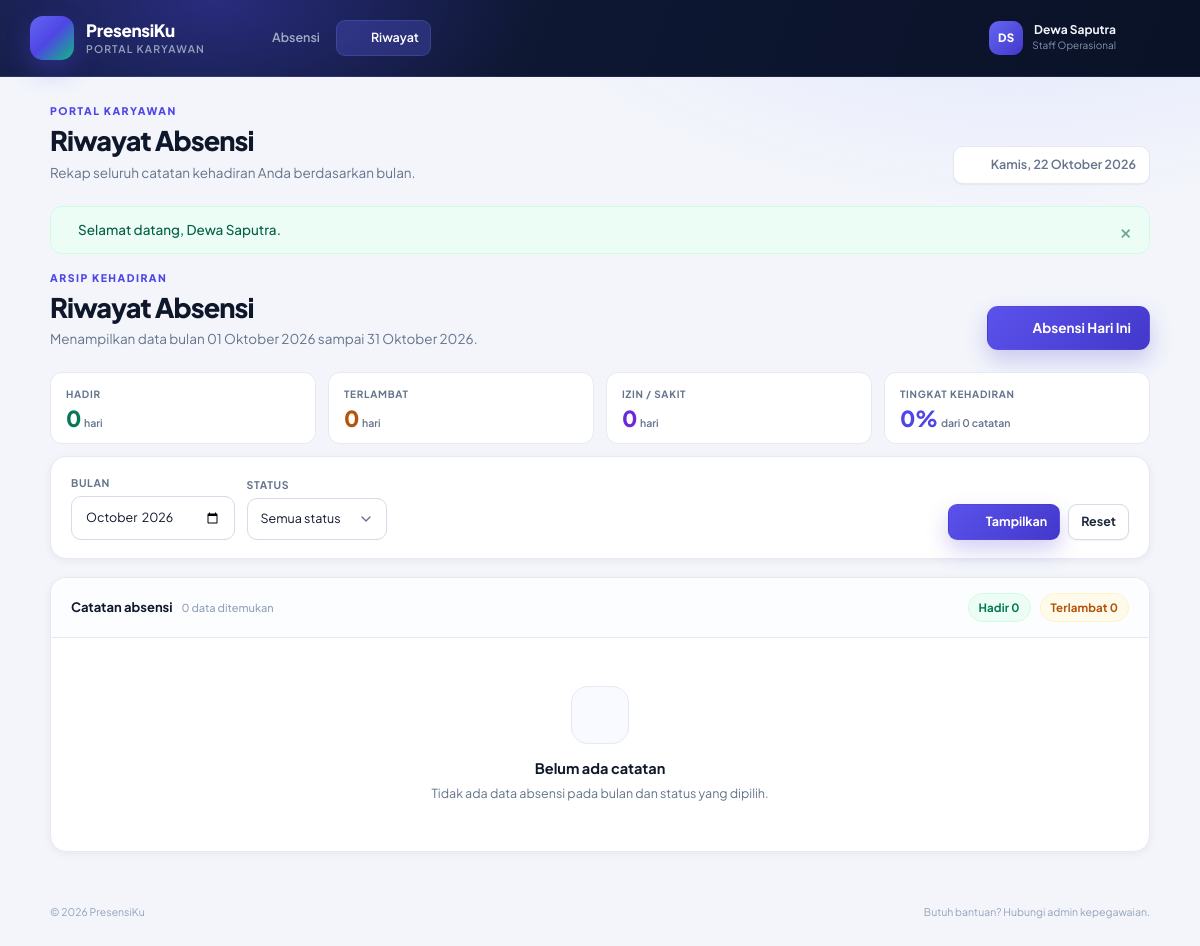
Page /karyawan/riwayat.php (signed in) on the committed database.
### tables this page shows
CREATE TABLE `users` (
  `id` bigint(20) UNSIGNED NOT NULL,
  `nik` varchar(20) NOT NULL,
  `nama` varchar(100) NOT NULL,
  `jabatan` varchar(100) NOT NULL,
  `no_wa` varchar(20) NOT NULL,
  `email` varchar(120) NOT NULL,
  `password` varchar(255) NOT NULL,
  `role` enum('admin','karyawan') NOT NULL DEFAULT 'karyawan',
  `aktif` tinyint(1) NOT NULL DEFAULT 1,
  `created_at` datetime NOT NULL DEFAULT current_timestamp(),
  `updated_at` datetime NOT NULL DEFAULT current_timestamp() ON UPDATE current_timestamp()
);

### bootstrap.php (called while the page is built, shortened)
<?php
require BASE_PATH . '/src/Env.php';
require BASE_PATH . '/src/helpers.php';
require BASE_PATH . '/src/icons.php';
spl_autoload_register(static function (string $class): void {
    $file = BASE_PATH . '/src/' . $class . '.php';
});

### src/Auth.php (called while the page is built, shortened)
<?php
final class Auth
{
    private static ?array $user = null;
    public static function user(): ?array
    {
        $id = $_SESSION['user_id'] ?? null;
        $statement = Database::connection()->prepare(
            'SELECT id, nik, nama, jabatan, no_wa, email, role, aktif, created_at, updated_at
             FROM users WHERE id = ? LIMIT 1'
        );
        $statement->execute([(int) $id]);
        $user = $statement->fetch();
        self::$user = $user;
        return self::$user;
    }
}

### src/Database.php (called while the page is built, shortened)
<?php
final class Database
{
    private static ?PDO $connection = null;
    public static function connection(): PDO
    {
        if (self::$connection instanceof PDO) {
            return self::$connection;
        }
        $host = (string) config('db.host', '127.0.0.1');
        $port = (string) config('db.port', '3306');
        $name = (string) config('db.name', 'absensi_siswa');
        $dsn = "mysql:host={$host};port={$port};dbname={$name};charset=utf8mb4";
        try {
            self::$connection = new PDO(
                $dsn,
                (string) config('db.user', 'root'),
                (string) config('db.pass', ''),
                [
                    PDO::ATTR_ERRMODE => PDO::ERRMODE_EXCEPTION,
                    PDO::ATTR_DEFAULT_FETCH_MODE => PDO::FETCH_ASSOC,
                    PDO::ATTR_EMULATE_PREPARES => false,
                    PDO::ATTR_STRINGIFY_FETCHES => false,
                ]
            );
        } catch (PDOException $exception) {
            http_response_code(500);
            $debug = (bool) config('debug', false);
            $message = $debug
                ? htmlspecialchars($exception->getMessage(), ENT_QUOTES, 'UTF-8')
                : 'Koneksi database gagal. Periksa konfigurasi pada file .env.';
            echo '<!doctype html><html lang="id"><head><meta charset="utf-8">'
                . '<meta name="viewport" content="width=device-width,initial-scale=1">'
                . '<title>Database tidak terhubung</title>'
                . '<style>body{font-family:system-ui,sans-serif;background:#f1f5f9;display:grid;place-items:center;min-height:100vh;margin:0}'
                . '.box{max-width:620px;background:#fff;padding:36px;border-radius:18px;box-shadow:0 20px 50px rgba(15,23,42,.12)}'
                . 'h1{margin:0 0 10px;font-size:22px;color:#0f172a}p{color:#475569;line-height:1.6}'
                . 'code{background:#f8fafc;border:1px solid #e2e8f0;padding:2px 6px;border-radius:6px}'
                . 'a{display:inline-block;margin-top:12px;background:#4f46e5;color:#fff;text-decoration:none;padding:11px 18px;border-radius:10px;font-weight:600}</style>'
                . '</head><body><div class="box"><h1>Database belum terhubung</h1>'
                . '<p>' . $message . '</p>'
                . '<p>Pastikan MySQL XAMPP sudah berjalan, lalu jalankan installer untuk membuat database dan tabel.</p>'
                . '<a href="' . htmlspecialchars((string) url('install.php'), ENT_QUOTES, 'UTF-8') . '">Buka Installer</a>'
                . '</div></body></html>';
            exit;
        }
        return self::$connection;
    }
}

### templates/karyawan_shell_start.php (the view, shortened to what this page needs)
<?php
$user = $user ?? require_karyawan();
$activeMenu = $activeMenu ?? 'absensi';
$pageTitle = $pageTitle ?? 'Absensi';
$pageSubtitle = $pageSubtitle ?? '';
require BASE_PATH . '/templates/head.php';
?>
<div class="emp-shell">
    <header class="emp-nav">
        <div class="emp-nav__inner">
            <a class="brand brand--light" href="<?= url('karyawan/index.php') ?>">
                <span class="brand__mark"><?= icon('calendar-check') ?></span>
                <span class="brand__text">
                    <strong><?= e(config('app.name', 'PresensiKu')) ?></strong>
                    <small>Portal Karyawan</small>
                </span>
            </a>
            <nav class="emp-nav__links" aria-label="Navigasi karyawan">
                <a href="<?= url('karyawan/index.php') ?>" class="emp-link <?= $activeMenu === 'absensi' ? 'is-active' : '' ?>">
                    <?= icon('calendar-check') ?> <span>Absensi</span>
                </a>
                <a href="<?= url('karyawan/riwayat.php') ?>" class="emp-link <?= $activeMenu === 'riwayat' ? 'is-active' : '' ?>">
                    <?= icon('clock') ?> <span>Riwayat</span>
                </a>
            </nav>
            <div class="emp-nav__user">
                <span class="avatar avatar--sm <?= avatar_tone($user['id']) ?>"><?= e(initials((string) $user['nama'])) ?></span>
                <span class="emp-nav__user-text">
                    <strong><?= e($user['nama']) ?></strong>
                    <small><?= e($user['jabatan']) ?></small>
                </span>
                <form method="post" action="<?= url('logout.php') ?>">
                    <button type="submit" class="icon-btn icon-btn--ghost" title="Logout" aria-label="Logout">
                        <?= icon('logout') ?>
                    </button>
                </form>
            </div>
        </div>
    </header>
    <main class="page page--employee">
        <div class="page-heading">
            <div>
                <p class="eyebrow">Portal Karyawan</p>
                <h1><?= e($pageTitle) ?></h1>
                <?php if ($pageSubtitle !== ''): ?><p class="page-heading__sub"><?= e($pageSubtitle) ?></p><?php endif; ?>
            </div>
            <div class="page-heading__aside">
                <span class="date-chip"><?= icon('calendar') ?> <?= e(tanggal_id(date('Y-m-d'), true)) ?></span>
            </div>
        </div>
        <?= render_flashes() ?>

### rows in the picture
users: nama "DS", nama "Dewa Saputra", jabatan "Staff Operasional"

### other values in the picture
config('app.name', 'PresensiKu') "PresensiKu"
$pageTitle "Riwayat Absensi"
$pageSubtitle "Rekap seluruh catatan kehadiran Anda berdasarkan bulan."
$flash['message'] "Selamat datang, Dewa Saputra."
tanggal_id($monthStart) "01 Oktober 2026"
tanggal_id($monthEnd) "31 Oktober 2026"
$counts['HADIR'] "0"
$counts['TERLAMBAT'] "0"
$counts['IZIN'] + $counts['SAKIT'] "0"
$persenHadir "0"
$totalBulan "0"
$total "0"
